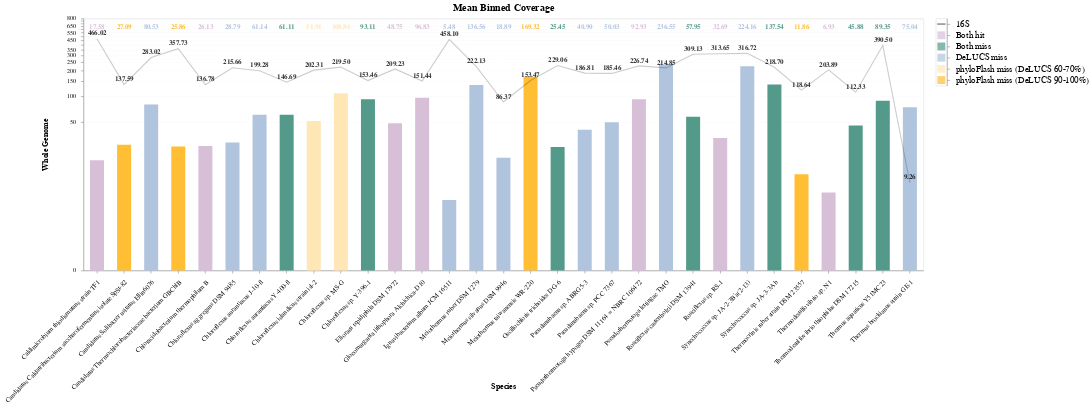

This figure's notebook cell:
### Code cell
import pandas as pd
import altair as alt

# data = pd.read_csv("/scratch/rnd-rojas/assembly_stephanie/data/repeatbp.csv")
df = pd.DataFrame(data, columns=['Species', 'mean', '16s_mean'])
df.rename(columns={"mean": "Whole Genome", "16s_mean": "16s"},inplace=True)

# orderdata = [7, 4, 16, 5, 14, 15, 10, 6, 22, 23, 9, 24, 25, 11, 19, 18, 1, 2, 12, 8, 3, 21, 17, 26, 13, 20,26,27,28,29,30]
# df['Order'] = orderdata

colors=['thistle', 'thistle', 'thistle', 'thistle', 'thistle', 'thistle', 'thistle', 'thistle', 'thistle', 
        'thistle', 'thistle', 'thistle', 'thistle', 'thistle', 'thistle', 'thistle', 'thistle', 
        'thistle', 'thistle', 'thistle', 'thistle', 'thistle', 'thistle', 'thistle', 'thistle', 'thistle', 
        'thistle', 'thistle', 'thistle', 'thistle', 'thistle', 'thistle']

colors = data["Color"].tolist()

base = alt.Chart(df, title='Mean Binned Coverage').encode(
    x=alt.X('Species:N'
           ,sort=alt.SortField(field='Whole Genome', order='descending')),
)

bar = base.mark_bar(size=25).encode(
    y=alt.Y(
            'Whole Genome:Q',
            title='Whole Genome',
            scale=alt.Scale(domain=[0, 800], type='symlog')
           ),
        color=alt.Color(
           'Species',
            scale=alt.Scale(
                domain=df.Species.tolist(),
                range=colors
            ),
            legend=None
           )
    ).properties(width=1500, height=450)

line = base.mark_line(color='black', opacity=0.2).encode( #line color
    y=alt.Y(
            '16s:Q',
            scale=alt.Scale(domain=[0, 800], type='symlog')
           )
    )

textbar = bar.mark_text(
    align='center',
    baseline='middle',
    dy=-10,
    fontWeight='bold',
    fontSize=12
).encode(
    text=alt.Text(
        'Whole Genome:Q',
        format=",.2f"
    ),
    y=alt.value(25)
)

textline = line.mark_text(
    align='center',
    baseline='middle',
    dy=-10,
    fontWeight='bold',
    fontSize=12,
    opacity=0.8,
    color='black' # numbers
).encode(
    text=alt.Text(
        '16s:Q',
        format=",.2f"
    )
)

bardata = pd.DataFrame({'x':['Both hit'], 
                        'y':['16S'], 
                        'w':['DeLUCS miss'], 
                        'z':['phyloFlash miss'], 
                        'v':['Both miss']})

bardata = pd.DataFrame({'x':['Both hit'], 
                        'y':['16S'], 
                        'w':['DeLUCS miss'], 
                        'z':['phyloFlash miss (DeLUCS 90-100%)'],
                        'u':['phyloFlash miss (DeLUCS 60-70%)'],
                        'v':['Both miss']})

legendbar = alt.Chart(bardata).mark_square(size=200, color='thistle').encode(
    y=alt.Y('x:N', 
            axis=alt.Axis(orient='right', 
                          titleFontSize=0, 
                          labelFontSize=16, 
                          titleX=80, 
                          titleY=-5,
                          titleAngle=0
                         ),
    
           ),
    )

legendbar2 = alt.Chart(bardata).mark_square(size=200, color='lightsteelblue').encode(
    y=alt.Y('w:N', 
            axis=alt.Axis(orient='right', 
                          titleFontSize=0, 
                          labelFontSize=16, 
                          titleX=80, 
                          titleY=-5,
                          titleAngle=0
                         ),
    
           ),
    )

legendbar3 = alt.Chart(bardata).mark_square(size=200, color='#ffbe33').encode(
    y=alt.Y('z:N', 
            axis=alt.Axis(orient='right', 
                          titleFontSize=0, 
                          labelFontSize=16, 
                          titleX=80, 
                          titleY=-5,
                          titleAngle=0
                         ),
    
           ),
    )

legendbar4 = alt.Chart(bardata).mark_square(size=200, color='#549a8b').encode(
    y=alt.Y('v:N', 
            axis=alt.Axis(orient='right', 
                          titleFontSize=0, 
                          labelFontSize=16, 
                          titleX=80, 
                          titleY=-5,
                          titleAngle=0
                         ),
    
           ),
    )

legendbar5 = alt.Chart(bardata).mark_square(size=200, color='#ffe7b5').encode(
    y=alt.Y('u:N', 
            axis=alt.Axis(orient='right', 
                          titleFontSize=0, 
                          labelFontSize=16,
                          labelLimit=1000,
                          titleX=80, 
                          titleY=-5,
                          titleAngle=0
                         ),
    
           ),
    )

legendline = alt.Chart(bardata).mark_tick(
        size=15, 
        thickness=3, 
        orient='horizontal', 
        color="black", 
        opacity=0.4
).encode(
            y=alt.Y('y:N', 
                    axis=alt.Axis(orient='right', 
                                  titleFontSize=0, 
                                  labelFontSize=16, 
                                  titleX=80, 
                                  titleY=-5,
                                  titleAngle=0
                                 ),

                   ),
    )

(bar + textbar + line + textline | legendbar + legendline + legendbar2 + legendbar3 + legendbar4 + legendbar5).configure_axisX(
    labelAngle=-45,
    labelPadding=10,
    labelLimit=10000,
    titleFontSize=14,
    labelFontSize=12,
    titleY=200
).configure_title(
    fontSize=18
).configure_axisY(
    titleFontSize=14,
    labelPadding=10,
    titleX=-60,
    gridOpacity=0.2
)

### Figure 1 — Vega-Lite specification as saved in the notebook (floating-point values rounded to 4 significant figures)
{"config": {"view": {"continuousWidth": 400, "continuousHeight": 300}, "axisX": {"labelAngle": -45, "labelFontSize": 12, "labelLimit": 10000, "labelPadding": 10, "titleFontSize": 14, "titleY": 200}, "axisY": {"gridOpacity": 0.2, "labelPadding": 10, "titleFontSize": 14, "titleX": -60}, "title": {"fontSize": 18}}, "hconcat": [{"layer": [{"mark": {"type": "bar", "size": 25}, "encoding": {"color": {"type": "nominal", "field": "Species", "legend": null, "scale": {"domain": ["Thermus brockianus strain GE-1", "Thermocrinis ruber strain DSM 23557", "Candidatus Solibacter usitatus Ellin6076", "Roseiflexus castenholzii DSM 13941", "Thermodesulfovibrio thiophilus DSM 17215", "Thermodesulfovibrio sp. N1", "Chloroflexus islandicus strain isl-2", "Synechococcus sp. JA-2-3B'a(2-13)", "Chloroflexus sp. Y-396-1", "Chloroflexus aurantiacus Y-400-fl", "Meiothermus taiwanensis WR-220", "Pseudothermotoga hypogea DSM 11164 = NBRC 106472", "Pseudanabaena sp. PCC 7367", "Chloracidobacterium thermophilum B", "Candidatus Caldatribacterium saccharofermentans isolate SpSt-82", "Chloroflexus aggregans DSM 9485", "Roseiflexus sp. RS-1", "Candidatus Thermochlorobacteriaceae bacterium GBChlB", "Pseudanabaena sp. ABRG5-3", "Elioraea tepidiphila DSM 17972", "Chloroflexus sp. MS-G", "Chloroflexus aurantiacus J-10-fl", "Gloeomargarita lithophora Alchichica-D10", "Meiothermus silvanus DSM 9946", "Pseudothermotoga lettingae TMO", "Synechococcus sp. JA-3-3Ab", "Caldimicrobium thiodismutans strain TF1", "Oscillochloris trichoides DG-6", "Ignavibacterium album JCM 16511", "Thermus aquaticus Y51MC23", "Meiothermus ruber DSM 1279"], "range": ["lightsteelblue", "#ffbe33", "lightsteelblue", "#549a8b", "#549a8b", "thistle", "#ffe7b5", "lightsteelblue", "#549a8b", "#549a8b", "#ffbe33", "thistle", "lightsteelblue", "thistle", "#ffbe33", "lightsteelblue", "thistle", "#ffbe33", "lightsteelblue", "thistle", "#ffe7b5", "lightsteelblue", "thistle", "lightsteelblue", "lightsteelblue", "#549a8b", "thistle", "#549a8b", "lightsteelblue", "#549a8b", "lightsteelblue"]}}, "x": {"type": "nominal", "field": "Species", "sort": {"field": "Whole Genome", "order": "descending"}}, "y": {"type": "quantitative", "field": "Whole Genome", "scale": {"domain": [0, 800], "type": "symlog"}, "title": "Whole Genome"}}, "height": 450, "title": "Mean Binned Coverage", "width": 1500}, {"mark": {"type": "text", "align": "center", "baseline": "middle", "dy": -10, "fontSize": 12, "fontWeight": "bold"}, "encoding": {"color": {"type": "nominal", "field": "Species", "legend": null, "scale": {"domain": ["Thermus brockianus strain GE-1", "Thermocrinis ruber strain DSM 23557", "Candidatus Solibacter usitatus Ellin6076", "Roseiflexus castenholzii DSM 13941", "Thermodesulfovibrio thiophilus DSM 17215", "Thermodesulfovibrio sp. N1", "Chloroflexus islandicus strain isl-2", "Synechococcus sp. JA-2-3B'a(2-13)", "Chloroflexus sp. Y-396-1", "Chloroflexus aurantiacus Y-400-fl", "Meiothermus taiwanensis WR-220", "Pseudothermotoga hypogea DSM 11164 = NBRC 106472", "Pseudanabaena sp. PCC 7367", "Chloracidobacterium thermophilum B", "Candidatus Caldatribacterium saccharofermentans isolate SpSt-82", "Chloroflexus aggregans DSM 9485", "Roseiflexus sp. RS-1", "Candidatus Thermochlorobacteriaceae bacterium GBChlB", "Pseudanabaena sp. ABRG5-3", "Elioraea tepidiphila DSM 17972", "Chloroflexus sp. MS-G", "Chloroflexus aurantiacus J-10-fl", "Gloeomargarita lithophora Alchichica-D10", "Meiothermus silvanus DSM 9946", "Pseudothermotoga lettingae TMO", "Synechococcus sp. JA-3-3Ab", "Caldimicrobium thiodismutans strain TF1", "Oscillochloris trichoides DG-6", "Ignavibacterium album JCM 16511", "Thermus aquaticus Y51MC23", "Meiothermus ruber DSM 1279"], "range": ["lightsteelblue", "#ffbe33", "lightsteelblue", "#549a8b", "#549a8b", "thistle", "#ffe7b5", "lightsteelblue", "#549a8b", "#549a8b", "#ffbe33", "thistle", "lightsteelblue", "thistle", "#ffbe33", "lightsteelblue", "thistle", "#ffbe33", "lightsteelblue", "thistle", "#ffe7b5", "lightsteelblue", "thistle", "lightsteelblue", "lightsteelblue", "#549a8b", "thistle", "#549a8b", "lightsteelblue", "#549a8b", "lightsteelblue"]}}, "text": {"type": "quantitative", "field": "Whole Genome", "format": ",.2f"}, "x": {"type": "nominal", "field": "Species", "sort": {"field": "Whole Genome", "order": "descending"}}, "y": {"value": 25}}, "height": 450, "title": "Mean Binned Coverage", "width": 1500}, {"mark": {"type": "line", "color": "black", "opacity": 0.2}, "encoding": {"x": {"type": "nominal", "field": "Species", "sort": {"field": "Whole Genome", "order": "descending"}}, "y": {"type": "quantitative", "field": "16s", "scale": {"domain": [0, 800], "type": "symlog"}}}, "title": "Mean Binned Coverage"}, {"mark": {"type": "text", "align": "center", "baseline": "middle", "color": "black", "dy": -10, "fontSize": 12, "fontWeight": "bold", "opacity": 0.8}, "encoding": {"text": {"type": "quantitative", "field": "16s", "format": ",.2f"}, "x": {"type": "nominal", "field": "Species", "sort": {"field": "Whole Genome", "order": "descending"}}, "y": {"type": "quantitative", "field": "16s", "scale": {"domain": [0, 800], "type": "symlog"}}}, "title": "Mean Binned Coverage"}], "data": {"name": "data-b13080b04ce163481351347d9d599a01"}}, {"layer": [{"mark": {"type": "square", "color": "thistle", "size": 200}, "encoding": {"y": {"type": "nominal", "axis": {"labelFontSize": 16, "orient": "right", "titleAngle": 0, "titleFontSize": 0, "titleX": 80, "titleY": -5}, "field": "x"}}}, {"mark": {"type": "tick", "color": "black", "opacity": 0.4, "orient": "horizontal", "size": 15, "thickness": 3}, "encoding": {"y": {"type": "nominal", "axis": {"labelFontSize": 16, "orient": "right", "titleAngle": 0, "titleFontSize": 0, "titleX": 80, "titleY": -5}, "field": "y"}}}, {"mark": {"type": "square", "color": "lightsteelblue", "size": 200}, "encoding": {"y": {"type": "nominal", "axis": {"labelFontSize": 16, "orient": "right", "titleAngle": 0, "titleFontSize": 0, "titleX": 80, "titleY": -5}, "field": "w"}}}, {"mark": {"type": "square", "color": "#ffbe33", "size": 200}, "encoding": {"y": {"type": "nominal", "axis": {"labelFontSize": 16, "orient": "right", "titleAngle": 0, "titleFontSize": 0, "titleX": 80, "titleY": -5}, "field": "z"}}}, {"mark": {"type": "square", "color": "#549a8b", "size": 200}, "encoding": {"y": {"type": "nominal", "axis": {"labelFontSize": 16, "orient": "right", "titleAngle": 0, "titleFontSize": 0, "titleX": 80, "titleY": -5}, "field": "v"}}}, {"mark": {"type": "square", "color": "#ffe7b5", "size": 200}, "encoding": {"y": {"type": "nominal", "axis": {"labelFontSize": 16, "labelLimit": 1000, "orient": "right", "titleAngle": 0, "titleFontSize": 0, "titleX": 80, "titleY": -5}, "field": "u"}}}], "data": {"name": "data-155bb107bfa12ae90c4ed8b4d3e6b839"}}], "$schema": "https://vega.github.io/schema/vega-lite/v4.8.1.json", "datasets": {"data-b13080b04ce163481351347d9d599a01": [{"Species": "Thermus brockianus strain GE-1", "Whole Genome": 75.04, "16s": 9.255}, {"Species": "Thermocrinis ruber strain DSM 23557", "Whole Genome": 11.86, "16s": 118.6}, {"Species": "Candidatus Solibacter usitatus Ellin6076", "Whole Genome": 80.53, "16s": 283.0}, {"Species": "Roseiflexus castenholzii DSM 13941", "Whole Genome": 57.95, "16s": 309.1}, {"Species": "Thermodesulfovibrio thiophilus DSM 17215", "Whole Genome": 45.88, "16s": 112.3}, {"Species": "Thermodesulfovibrio sp. N1", "Whole Genome": 6.929, "16s": 203.9}, {"Species": "Chloroflexus islandicus strain isl-2", "Whole Genome": 51.91, "16s": 202.3}, {"Species": "Synechococcus sp. JA-2-3B'a(2-13)", "Whole Genome": 224.2, "16s": 316.7}, {"Species": "Chloroflexus sp. Y-396-1", "Whole Genome": 93.11, "16s": 153.5}, {"Species": "Chloroflexus aurantiacus Y-400-fl", "Whole Genome": 61.11, "16s": 146.7}, {"Species": "Meiothermus taiwanensis WR-220", "Whole Genome": 169.3, "16s": 153.5}, {"Species": "Pseudothermotoga hypogea DSM 11164 = NBRC 106472", "Whole Genome": 92.93, "16s": 226.7}, {"Species": "Pseudanabaena sp. PCC 7367", "Whole Genome": 50.03, "16s": 185.5}, {"Species": "Chloracidobacterium thermophilum B", "Whole Genome": 26.13, "16s": 136.8}, {"Species": "Candidatus Caldatribacterium saccharofermentans isolate SpSt-82", "Whole Genome": 27.09, "16s": 137.6}, {"Species": "Chloroflexus aggregans DSM 9485", "Whole Genome": 28.79, "16s": 215.7}, {"Species": "Roseiflexus sp. RS-1", "Whole Genome": 32.69, "16s": 313.6}, {"Species": "Candidatus Thermochlorobacteriaceae bacterium GBChlB", "Whole Genome": 25.86, "16s": 357.7}, {"Species": "Pseudanabaena sp. ABRG5-3", "Whole Genome": 40.9, "16s": 186.8}, {"Species": "Elioraea tepidiphila DSM 17972", "Whole Genome": 48.75, "16s": 209.2}, {"Species": "Chloroflexus sp. MS-G", "Whole Genome": 108.9, "16s": 219.5}, {"Species": "Chloroflexus aurantiacus J-10-fl", "Whole Genome": 61.14, "16s": 199.3}, {"Species": "Gloeomargarita lithophora Alchichica-D10", "Whole Genome": 96.83, "16s": 151.4}, {"Species": "Meiothermus silvanus DSM 9946", "Whole Genome": 18.89, "16s": 86.37}, {"Species": "Pseudothermotoga lettingae TMO", "Whole Genome": 236.5, "16s": 214.8}, {"Species": "Synechococcus sp. JA-3-3Ab", "Whole Genome": 137.5, "16s": 218.7}, {"Species": "Caldimicrobium thiodismutans strain TF1", "Whole Genome": 17.58, "16s": 466.0}, {"Species": "Oscillochloris trichoides DG-6", "Whole Genome": 25.45, "16s": 229.1}, {"Species": "Ignavibacterium album JCM 16511", "Whole Genome": 5.478, "16s": 458.1}, {"Species": "Thermus aquaticus Y51MC23", "Whole Genome": 89.35, "16s": 390.5}, {"Species": "Meiothermus ruber DSM 1279", "Whole Genome": 136.6, "16s": 222.1}], "data-155bb107bfa12ae90c4ed8b4d3e6b839": [{"x": "Both hit", "y": "16S", "w": "DeLUCS miss", "z": "phyloFlash miss (DeLUCS 90-100%)", "u": "phyloFlash miss (DeLUCS 60-70%)", "v": "Both miss"}]}}
